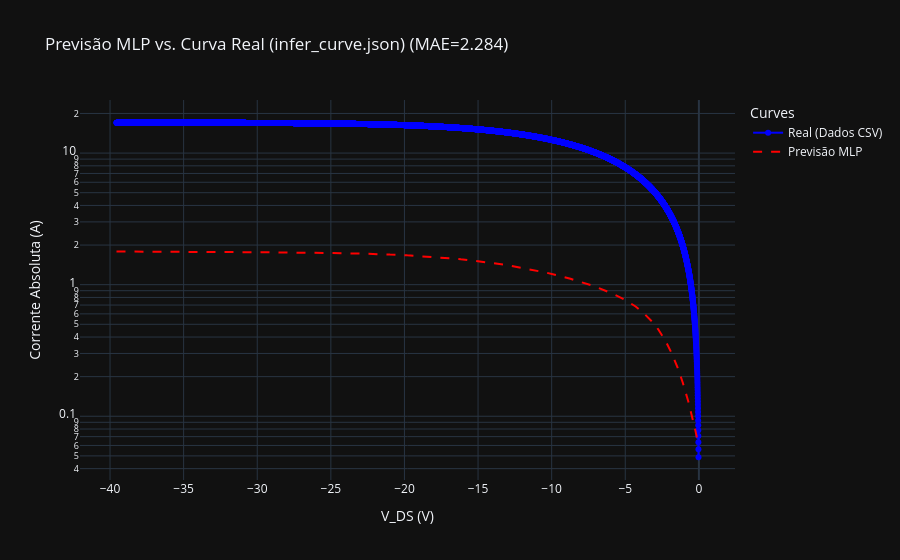

Notebook cell for this chart:
### Code cell
plot_curve_comparison(
    V_data=V_real,
    I_real=I_real,  
    V_fixed=v_fixed,
    is_transfer=is_transfer,
    
    # Passando os objetos treinados: (Função de preparo, Modelo, Scaler)
    mlp_model=(prepare_mlp_features, trained_model, feature_scaler, target_scaler), 
    
    yscale="log",  # Escala linear para corrente
    title=f"Previsão MLP vs. Curva Real ({os.path.basename(TEST_CSV_PATH)})"
)

### Figure 1 — Plotly figure (JSON) as saved in the notebook; plotly's stock layout.template omitted (floating-point values rounded to 4 significant figures; data arrays with more than 128 entries replaced by an {"elided": "..."} marker saying what was removed)
{"data": [{"line": {"color": "blue"}, "mode": "lines+markers", "name": "Real (Dados CSV)", "type": "scatter", "x": {"elided": "9999 float values"}, "y": {"elided": "9999 float values"}}, {"line": {"color": "red", "dash": "dash"}, "mode": "lines", "name": "Previsão MLP", "type": "scatter", "x": {"elided": "9999 float values"}, "y": {"elided": "9999 float values"}}], "layout": {"legend": {"title": {"text": "Curves"}}, "title": {"text": "Previsão MLP vs. Curva Real (infer_curve.json) (MAE=2.284)"}, "xaxis": {"title": {"text": "V_DS (V)"}}, "yaxis": {"title": {"text": "Corrente Absoluta (A)"}, "type": "log"}}}
